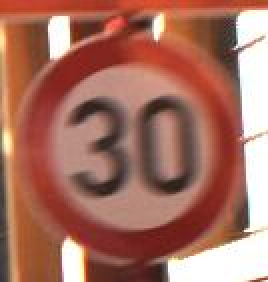
%> input picture images/All/30_00003_00028.jpg, 134 x 141 px (shown 2 times larger)
$ octave --eval "result = ExtractDigit(imread('images/All/30_00003_00028.jpg'));"   (GNU Octave 9; MATLAB toolbox functions it lacks are replaced by stand-ins)
%> lines starting %> are read from the running program, lines starting %| are printed output that depends on the picture; in (x1, y1, x2, y2) boxes, pixels count from 0 and x2, y2 are one past the last pixel; in counts of white or black regions, pixels touching at a corner belong together; the program's own positions count from 1
% FUNCTION: Isolate black digits within the image and crop to the most
% significant digit on the sign
%
% image: image to extract digit from
% digitroi: cropped image of digit
% found: 1 if digit detected, else 0
function [digitroi, found] = ExtractDigit(image)

    refCoord = [80 130]; % Reference coordinate to compare each proposed region

    % Convert to grayscale and increase contrast
    imgGray = rgb2gray(image);
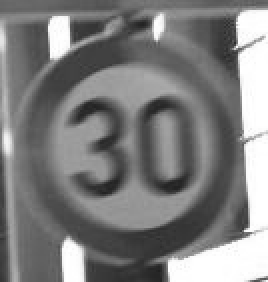
%> imgGray: size 141x134 uint8 (shown 2 times larger); min 32, max 255, mean 126.7
    imgGray = histeq(imgGray);
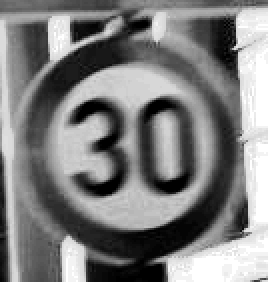
%> imgGray: size 141x134 uint8 (shown 2 times larger); min 0, max 255, mean 126.7

    % Binarize and invert image
    mask = imbinarize(imgGray,0.3);
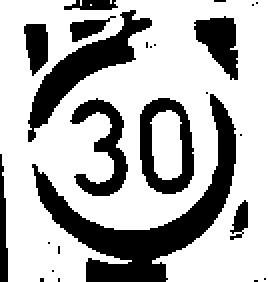
%> mask: size 141x134 logical (shown 2 times larger); 69.9% white; 25 black regions (15 under 20 px), largest, box (x1, y1, x2, y2) and area: (16, 47, 118, 141) 2261, (14, 5, 76, 71) 1010, (70, 49, 97, 97) 633
    mask = ~mask;
%> mask: size 141x134 logical; 30.1% white; 25 white regions (15 under 20 px)

    subplot(3,3,7);
    imshow(mask);
    title('Isolated Black Pixels');

    % Obtain properties for connected components
    stats = regionprops('table', mask, 'Area', 'Centroid', 'BoundingBox');
%> stats = 25 regions; largest, box (x1, y1, x2, y2), Area and Centroid: (16, 47, 118, 141) 2261 [74.5 110.5], (14, 5, 76, 71) 1010 [42.1 35], (70, 49, 97, 97) 633 [83.5 74.1], (35, 49, 64, 98) 570 [52.5 74.4], (97, 8, 119, 40) 422 [110.5 21.6]

    % Remove large and small components
    lowerAreaThresh = stats.Area < 3000;
%> lowerAreaThresh = 25 logical values, 25 true
    upperAreaThresh = stats.Area > 14000;
%> upperAreaThresh = 25 logical values, 0 true
    toDelete = logical(lowerAreaThresh + upperAreaThresh);
%> toDelete = 25 logical values, 25 true
    stats(toDelete,:) = [];

    if isempty(stats) || height(stats)==0
        % Case where no digit is found
        digitroi = mask;
        found = 0;
    else
        found = 1;
        closest = 650; % Running closest distance between region centroid and reference centroid
        BB = [];       % Bounding box of digit

        % Iterate through each bounding box and search for the centroid closest
        % to the reference centroid
        for i = 1:height(stats)
            dist = norm(refCoord-stats.Centroid(i));
            if dist < closest
                closest = dist;
                BB = stats.BoundingBox(i,:);
            end
        end

        % Obtain bounding box coordinates (ceil and floor to keep within image
        % boundaries)
        x1 = ceil(BB(1,1));
        y1 = ceil(BB(1,2));
        x2 = x1 + floor(BB(1,3)-1);
        y2 = y1 + floor(BB(1,4)-1);

        digitroi = cropImage(mask, x1, y1, x2, y2); % Crop digit
    end

    subplot(3,3,8);
    imshow(digitroi);
    title('Extracted Digit');

end

$ run again, on images/All/30_00003_00029.jpg
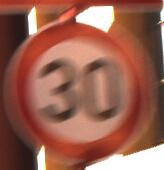
%> input picture images/All/30_00003_00029.jpg, 164 x 170 px
%> in ExtractDigit, `mask = imbinarize(imgGray,0.3);`:
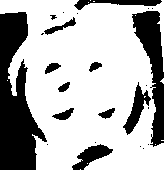
%> mask: size 170x164 logical; 70% white; 24 black regions (13 under 20 px), largest, box (x1, y1, x2, y2) and area: (0, 12, 47, 170) 4320, (132, 11, 164, 147) 1970, (123, 82, 151, 135) 509
%> stats = 24 regions; largest, box (x1, y1, x2, y2), Area and Centroid: (0, 12, 47, 170) 4320 [16.1 101.3], (132, 11, 164, 147) 1970 [153.9 66.1], (123, 82, 151, 135) 509 [137.2 109.9], (72, 144, 113, 170) 477 [92.2 156.5], (74, 0, 162, 10) 407 [119.1 3.3]
%> lowerAreaThresh = 24 logical values, 23 true
%> upperAreaThresh = 24 logical values, 0 true
%> toDelete = 24 logical values, 23 true
%> the loop in ExtractDigit, `for i = 1:height(stats)` made 1 pass
%> (dist, closest, BB) on pass 1: (130.6, 130.6, [0.5 12.5 47 158])
%> x1 = 1
%> y1 = 13
%> x2 = 47
%> y2 = 170
%> in cropImage, ``:
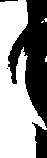
%> croppedImage: size 158x47 logical; 58.5% white; 4 black regions (1 under 20 px), largest, box (x1, y1, x2, y2) and area: (8, 0, 47, 128) 2709, (32, 122, 47, 158) 350, (0, 0, 18, 2) 23

$ run again, on images/All/30_00006_00027.jpg
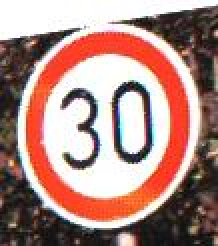
%> input picture images/All/30_00006_00027.jpg, 109 x 123 px (shown 2 times larger)
%> in ExtractDigit, `imgGray = histeq(imgGray);`:
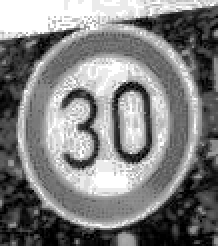
%> imgGray: size 123x109 uint8 (shown 2 times larger); min 0, max 255, mean 128.1
%> in ExtractDigit, `mask = imbinarize(imgGray,0.3);`:
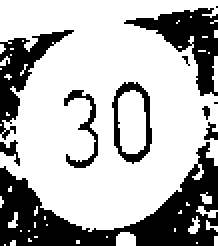
%> mask: size 123x109 logical (shown 2 times larger); 69.6% white; 11 black regions (4 under 20 px), largest, box (x1, y1, x2, y2) and area: (0, 71, 109, 123) 2140, (62, 4, 109, 48) 759, (0, 15, 37, 70) 613
%> stats = 11 regions; largest, box (x1, y1, x2, y2), Area and Centroid: (0, 71, 109, 123) 2140 [57.5 108.5], (62, 4, 109, 48) 759 [95.3 20.3], (0, 15, 37, 70) 613 [10.9 36.5], (56, 41, 76, 82) 263 [66.8 61.5], (32, 45, 49, 84) 179 [42.6 64.8]
%> lowerAreaThresh = [true; true; true; true; true; true; true; true; true; true; true]
%> upperAreaThresh = [false; false; false; false; false; false; false; false; false; false; false]
%> toDelete has the same summary as lowerAreaThresh
